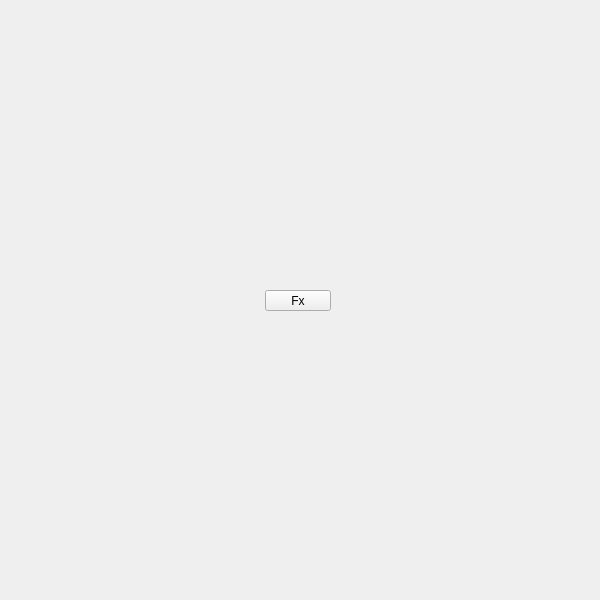
<?xml version="1.0" encoding="UTF-8"?>
<ui version="4.0">
 <class>QtUi</class>
 <widget class="QMainWindow" name="QtUi">
  <property name="enabled">
   <bool>true</bool>
  </property>
  <property name="geometry">
   <rect>
    <x>0</x>
    <y>0</y>
    <width>600</width>
    <height>600</height>
   </rect>
  </property>
  <property name="sizePolicy">
   <sizepolicy hsizetype="Ignored" vsizetype="Ignored">
    <horstretch>0</horstretch>
    <verstretch>0</verstretch>
   </sizepolicy>
  </property>
  <property name="minimumSize">
   <size>
    <width>0</width>
    <height>0</height>
   </size>
  </property>
  <property name="maximumSize">
   <size>
    <width>600</width>
    <height>600</height>
   </size>
  </property>
  <property name="cursor">
   <cursorShape>ArrowCursor</cursorShape>
  </property>
  <property name="windowTitle">
   <string>Toolkit</string>
  </property>
  <property name="whatsThis">
   <string>main</string>
  </property>
  <property name="toolButtonStyle">
   <enum>Qt::ToolButtonIconOnly</enum>
  </property>
  <property name="tabShape">
   <enum>QTabWidget::Triangular</enum>
  </property>
  <property name="dockNestingEnabled">
   <bool>true</bool>
  </property>
  <property name="dockOptions">
   <set>QMainWindow::AllowNestedDocks|QMainWindow::AllowTabbedDocks|QMainWindow::AnimatedDocks|QMainWindow::ForceTabbedDocks</set>
  </property>
  <widget class="QWidget" name="mainWindow">
   <property name="sizePolicy">
    <sizepolicy hsizetype="Ignored" vsizetype="Ignored">
     <horstretch>0</horstretch>
     <verstretch>0</verstretch>
    </sizepolicy>
   </property>
   <widget class="QPushButton" name="i024">
    <property name="geometry">
     <rect>
      <x>265</x>
      <y>290</y>
      <width>66</width>
      <height>21</height>
     </rect>
    </property>
    <property name="minimumSize">
     <size>
      <width>0</width>
      <height>21</height>
     </size>
    </property>
    <property name="maximumSize">
     <size>
      <width>16777215</width>
      <height>21</height>
     </size>
    </property>
    <property name="whatsThis">
     <string>fx</string>
    </property>
    <property name="text">
     <string>Fx</string>
    </property>
   </widget>
  </widget>
 </widget>
 <resources/>
 <connections/>
 <designerdata>
  <property name="gridDeltaX">
   <number>5</number>
  </property>
  <property name="gridDeltaY">
   <number>10</number>
  </property>
  <property name="gridSnapX">
   <bool>true</bool>
  </property>
  <property name="gridSnapY">
   <bool>true</bool>
  </property>
  <property name="gridVisible">
   <bool>true</bool>
  </property>
 </designerdata>
</ui>
